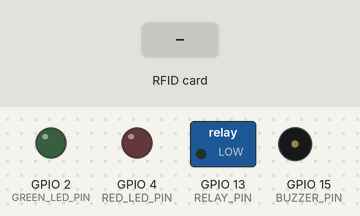
This sketch was run on a simulated ESP32. Parts: switched loads named in the sketch (green lamp = pin HIGH), output pins drawn as LEDs (lit = HIGH), buzzer (waves = sounding). The test bench sets the inputs (shaded band). WiFi joins after 1.5 s; servers stay silent unless stated; uploads are accepted with an empty reply; what the sketch prints to the serial monitor is not drawn.

Above: at 2.7 s.
2.8 s: RFID card 5E 7A 19 C4 held to the reader
At 3.3 s:
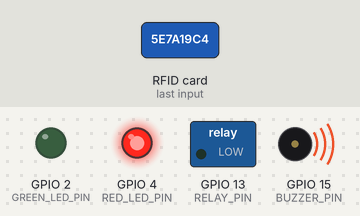
At 4.5 s:
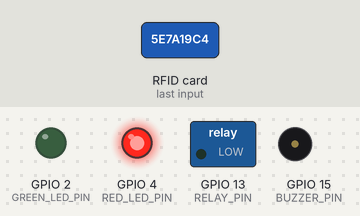
Timing chart, 0 to 6.3 s (numbered marks = the images above; inputs shaded):
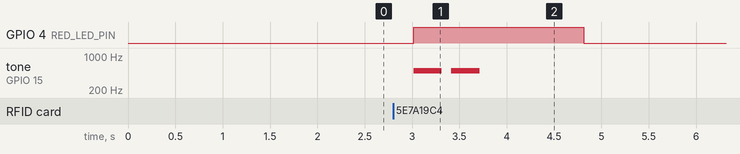

Measured:
- after the input at 2.8 s, GPIO 4 (RED_LED_PIN): LOW → HIGH after 0.22 s, → LOW 1.8 s later; tone on GPIO 15 (BUZZER_PIN): alternates 500 Hz for 0.30 s and silent for 0.10 s, 4 changes in all, then stays silent, starting after 0.22 s

The sketch:

esp32_nfc_reader.ino
```cpp
/*
 * ===== ESP32 + RC522 NFC 신원확인 시스템 =====
 *
 * [하드웨어 연결 (ESP32 ↔ RC522)]
 *   RC522 SDA  → ESP32 GPIO 5
 *   RC522 SCK  → ESP32 GPIO 18
 *   RC522 MOSI → ESP32 GPIO 23
 *   RC522 MISO → ESP32 GPIO 19
 *   RC522 RST  → ESP32 GPIO 27
 *   RC522 3.3V → ESP32 3.3V
 *   RC522 GND  → ESP32 GND
 *
 * [하드웨어 연결 (ESP32 ↔ 부저/릴레이/LED)]
 *   녹색 LED   → GPIO 2  (+ 220Ω 저항)
 *   적색 LED   → GPIO 4  (+ 220Ω 저항)
 *   부저       → GPIO 15
 *   릴레이     → GPIO 13
 *
 * [필요한 라이브러리 - Arduino IDE에서 설치]
 *   1. MFRC522 (by GithubCommunity)  → 라이브러리 매니저에서 검색
 *   2. ArduinoJson (by Benoit Blanchon) → 라이브러리 매니저에서 검색
 *   3. WiFi, HTTPClient → ESP32 보드 설치하면 자동으로 포함됨
 *
 * [Arduino IDE 보드 설정]
 *   보드: ESP32 Dev Module
 *   Upload Speed: 115200
 *   Flash Frequency: 80MHz
 */

#include <SPI.h>
#include <MFRC522.h>
#include <WiFi.h>
#include <HTTPClient.h>
#include <ArduinoJson.h>

// ============ 여기만 수정하면 됨 ============
const char* WIFI_SSID     = "현장WiFi이름";      // 현장 WiFi 이름
const char* WIFI_PASSWORD  = "WiFi비밀번호";      // 현장 WiFi 비밀번호
const char* SERVER_URL     = "http://192.168.0.100:5000";  // Flask 서버 IP (노트북 IP)
const char* GATE_ID        = "GATE_A";            // 이 출입구의 고유 이름
// ==========================================

// RC522 핀 설정
#define SS_PIN   5    // SDA
#define RST_PIN  27   // RST

// 출력 핀 설정
#define GREEN_LED_PIN  2
#define RED_LED_PIN    4
#define BUZZER_PIN     15
#define RELAY_PIN      13

MFRC522 rfid(SS_PIN, RST_PIN);

// 실패 횟수 추적 (같은 카드가 연속 실패할 때 카운트)
String lastFailedUID = "";
int failCount = 0;

void setup() {
  Serial.begin(115200);

  // 핀 모드 설정
  pinMode(GREEN_LED_PIN, OUTPUT);
  pinMode(RED_LED_PIN, OUTPUT);
  pinMode(BUZZER_PIN, OUTPUT);
  pinMode(RELAY_PIN, OUTPUT);

  // 초기 상태: 모두 꺼짐
  digitalWrite(GREEN_LED_PIN, LOW);
  digitalWrite(RED_LED_PIN, LOW);
  digitalWrite(BUZZER_PIN, LOW);
  digitalWrite(RELAY_PIN, LOW);  // 릴레이 OFF = 출입 차단

  // SPI 및 RC522 초기화
  SPI.begin();
  rfid.PCD_Init();
  Serial.println("RC522 NFC 리더 초기화 완료!");

  // WiFi 연결
  connectWiFi();

  Serial.println("=== NFC 카드를 대주세요 ===");
}

void loop() {
  // 새 카드가 감지되지 않으면 대기
  if (!rfid.PICC_IsNewCardPresent()) return;
  if (!rfid.PICC_ReadCardSerial()) return;

  // 카드 UID 읽기 (예: "A3:B2:C1:D4")
  String uid = getCardUID();
  Serial.print("카드 감지! UID: ");
  Serial.println(uid);

  // 서버에 확인 요청
  int result = verifyWorker(uid);

  // 결과에 따라 동작
  if (result == 1) {
    // ====== 인증 성공 ======
    Serial.println("✅ 인증 성공!");
    handleSuccess();

    // 실패 카운트 초기화
    lastFailedUID = "";
    failCount = 0;

  } else {
    // ====== 인증 실패 ======
    // 같은 카드가 연속 실패하면 카운트 증가
    if (uid == lastFailedUID) {
      failCount++;
    } else {
      lastFailedUID = uid;
      failCount = 1;
    }

    Serial.print("❌ 인증 실패! (");
    Serial.print(failCount);
    Serial.println("회째)");

    if (failCount >= 3) {
      // 3회 이상 실패 → 최종 실패 (관리자 푸시 알림은 서버에서 처리)
      handleFinalFail();
    } else {
      // 1~2회 실패
      handleFail();
    }
  }

  // 카드 읽기 종료 (다음 카드 대기)
  rfid.PICC_HaltA();
  rfid.PCD_StopCrypto1();

  delay(1500);  // 1.5초 대기 (중복 인식 방지)
}


// ============ 카드 UID 읽기 ============
String getCardUID() {
  String uid = "";
  for (byte i = 0; i < rfid.uid.size; i++) {
    if (i > 0) uid += ":";
    if (rfid.uid.uidByte[i] < 0x10) uid += "0";
    uid += String(rfid.uid.uidByte[i], HEX);
  }
  uid.toUpperCase();
  return uid;
}


// ============ 서버에 신원 확인 요청 ============
int verifyWorker(String uid) {
  if (WiFi.status() != WL_CONNECTED) {
    Serial.println("WiFi 연결 끊김! 재연결 시도...");
    connectWiFi();
  }

  HTTPClient http;
  String url = String(SERVER_URL) + "/api/verify";

  http.begin(url);
  http.addHeader("Content-Type", "application/json");

  // JSON 데이터 만들기
  // {"uid": "A3:B2:C1:D4", "gate_id": "GATE_A", "fail_count": 2}
  StaticJsonDocument<200> doc;
  doc["uid"] = uid;
  doc["gate_id"] = GATE_ID;
  doc["fail_count"] = failCount;

  String jsonStr;
  serializeJson(doc, jsonStr);

  Serial.print("서버 요청: ");
  Serial.println(jsonStr);

  // POST 요청 보내기
  int httpCode = http.POST(jsonStr);

  if (httpCode == 200) {
    String response = http.getString();
    Serial.print("서버 응답: ");
    Serial.println(response);

    // 응답 파싱
    StaticJsonDocument<512> resDoc;
    deserializeJson(resDoc, response);

    bool verified = resDoc["verified"];
    http.end();
    return verified ? 1 : 0;

  } else {
    Serial.print("서버 오류! HTTP 코드: ");
    Serial.println(httpCode);
    http.end();
    return -1;  // 서버 연결 실패
  }
}


// ============ 인증 성공 동작 ============
void handleSuccess() {
  // 녹색 LED ON
  digitalWrite(GREEN_LED_PIN, HIGH);
  // 릴레이 ON (출입 허용)
  digitalWrite(RELAY_PIN, HIGH);
  // 짧은 "삐" 소리 1회 (성공음)
  tone(BUZZER_PIN, 1000, 200);  // 1000Hz, 0.2초

  delay(3000);  // 3초간 출입 허용

  // 원래 상태로 복귀
  digitalWrite(GREEN_LED_PIN, LOW);
  digitalWrite(RELAY_PIN, LOW);
}


// ============ 인증 실패 동작 (1~2회) ============
void handleFail() {
  // 적색 LED ON
  digitalWrite(RED_LED_PIN, HIGH);
  // 릴레이 OFF 유지 (출입 차단)
  // "삐삐" 소리 2회 (실패음)
  for (int i = 0; i < 2; i++) {
    tone(BUZZER_PIN, 500, 300);  // 500Hz, 0.3초
    delay(400);
  }

  delay(1000);
  digitalWrite(RED_LED_PIN, LOW);
}


// ============ 최종 실패 동작 (3회 이상) ============
void handleFinalFail() {
  // 적색 LED ON
  digitalWrite(RED_LED_PIN, HIGH);
  // 경고음 "삐용삐용" 5회
  for (int i = 0; i < 5; i++) {
    tone(BUZZER_PIN, 800, 200);
    delay(250);
    tone(BUZZER_PIN, 400, 200);
    delay(250);
  }

  delay(1000);
  digitalWrite(RED_LED_PIN, LOW);

  // ※ 관리자 푸시 알림은 서버(Flask)에서 자동 발송됨
  //    fail_count >= 3이면 서버가 FCM으로 푸시 보냄
}


// ============ WiFi 연결 ============
void connectWiFi() {
  Serial.print("WiFi 연결 중...");
  WiFi.begin(WIFI_SSID, WIFI_PASSWORD);

  int attempts = 0;
  while (WiFi.status() != WL_CONNECTED && attempts < 20) {
    delay(500);
    Serial.print(".");
    attempts++;
  }

  if (WiFi.status() == WL_CONNECTED) {
    Serial.println(" 연결됨!");
    Serial.print("IP 주소: ");
    Serial.println(WiFi.localIP());
  } else {
    Serial.println(" 연결 실패!");
  }
}
```
